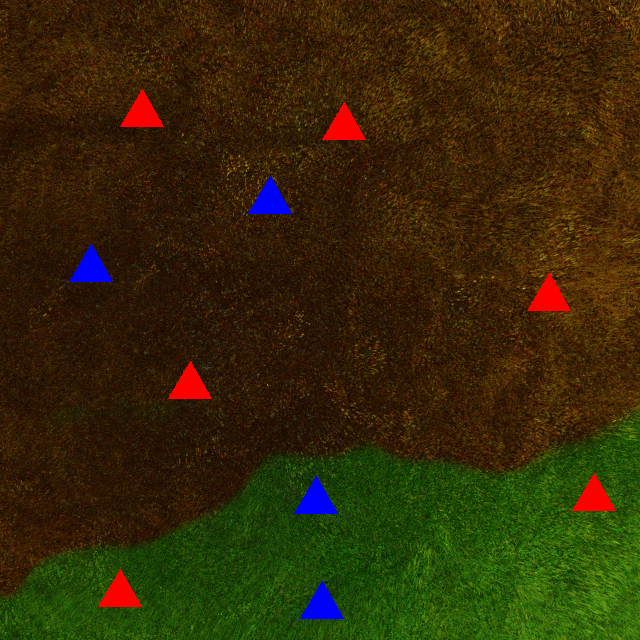
#> input picture uas takimages/uas takimages/1.png, 640 x 640 px, found by its file name; its folder holds only this picture in this run
$ python color_short_greedy.py
#> lines starting #> are read from the running program, lines starting #| are printed output that depends on the picture; after the words box and inside, x2 and y2 are one past the last pixel; in counts of white or black regions, pixels touching at a corner belong together; long printed decimals are rounded
import cv2 as cv
import numpy as np

lowerg = np.array([34, 0, 0])
upperg = np.array([102, 255, 255])

lowerb = np.array([1, 0, 0])
upperb = np.array([34, 255, 255])

lowerbt = np.array([58, 0, 0])
upperbt = np.array([130, 255, 255])

lowerrt = np.array([0, 0, 0])
upperrt = np.array([0, 255, 255])

houses = []
p_list = []
p_r_list = []

def changecolors(img, mask1, mask2):
    imgcopy = img.copy()
    imgcopy[mask1 > 0], imgcopy[mask2 > 0] = (153, 153, 255), (153, 255, 153)
    return imgcopy

def drawTriangles(img, mask1, mask2):
    imgcopy = img.copy()
    imgmasked = cv.bitwise_not(cv.add(mask1, mask2))
    contours, _ = cv.findContours(imgmasked, cv.RETR_EXTERNAL, cv.CHAIN_APPROX_NONE)

    for cnt in contours:
        area = cv.contourArea(cnt)
        peri = cv.arcLength(cnt, True)
        approx = cv.approxPolyDP(cnt, 0.02 * peri, True)
        objCor = len(approx)

        if area > 100 and objCor == 3:
            cv.drawContours(imgcopy, cnt, -1, (0, 0, 0), 3)
            M = cv.moments(cnt)
            if M["m00"] != 0:
                cX = int(M["m10"] / M["m00"])
                cY = int(M["m01"] / M["m00"])
                cv.circle(imgcopy, (cX, cY), 5, (0, 0, 0), -1)
    return imgcopy

def getCentroids(img, mask1, mask2):
    imgmasked = cv.bitwise_not(cv.add(mask1, mask2))
    contours, _ = cv.findContours(imgmasked, cv.RETR_EXTERNAL, cv.CHAIN_APPROX_NONE)
    tlist = []

    for cnt in contours:
        area = cv.contourArea(cnt)
        peri = cv.arcLength(cnt, True)
        approx = cv.approxPolyDP(cnt, 0.02 * peri, True)
        objCor = len(approx)

        if area > 100 and objCor == 3:
            M = cv.moments(cnt)
            if M["m00"] != 0:
                cX = int(M["m10"] / M["m00"])
                cY = int(M["m01"] / M["m00"])
                tlist.append((cX, cY))
    return tlist

def addLabels(img, list_of_points, label):
    imgcopy = img.copy()
    for point in list_of_points:
        cv.putText(imgcopy, label, point, cv.FONT_HERSHEY_COMPLEX, 0.75, (0, 0, 0), 1)
    return imgcopy

def distance(point1, point2):
    return np.sqrt((point1[0] - point2[0])**2 + (point1[1] - point2[1])**2)

def greedy_tsp(points):
    n = len(points)
    visited = [False] * n
    path = [0]
    visited[0] = True

    for _ in range(n - 1):
        last_point = path[-1]
        next_point = None
        min_dist = float('inf')

        for i in range(n):
            if not visited[i]:
                dist = distance(points[last_point], points[i])
                if dist < min_dist:
                    min_dist = dist
                    next_point = i

        path.append(next_point)
        visited[next_point] = True

    path.append(0)

    return path

for i in range(1, 11):
    img_number = str(i)
    path = f"C:\\Users\\HP\\OneDrive\\Desktop\\uas task\\uas takimages\\uas takimages\\{img_number}.png"

    print(path)
    img = cv.imread(path)
#> img is the input picture: shape (640, 640, 3); mean B, G, R 7.3, 41.1, 52.4
    imgHSV = cv.cvtColor(img, cv.COLOR_BGR2HSV)
#> imgHSV: shape (640, 640, 3); mean H, S, V 23.5, 233.2, 64.1

    maskbrown = cv.inRange(imgHSV, lowerb, upperb)
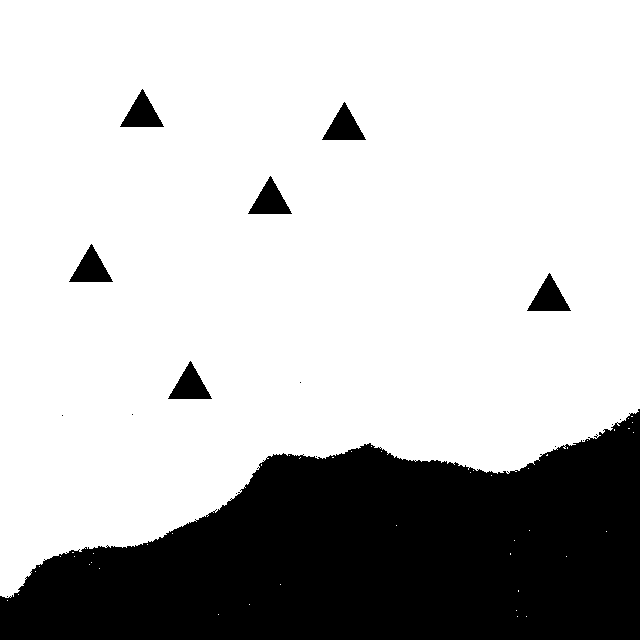
#> maskbrown: shape (640, 640); 75.1% white; 17 black regions (10 under 20 px), largest, box (x1, y1, x2, y2) and area: (0, 409, 640, 640) 96998, (120, 89, 164, 127) 855, (322, 102, 366, 140) 855
    maskgreen = cv.inRange(imgHSV, lowerg, upperg)
#> maskgreen: shape (640, 640); 22.9% white; 14 white regions (13 under 20 px), largest, box (x1, y1, x2, y2) and area: (0, 408, 640, 640) 93782
    maskred = cv.inRange(imgHSV, lowerrt, upperrt)
#> maskred: shape (640, 640); 1.3% white; 7 white regions (1 under 20 px), largest, box (x1, y1, x2, y2) and area: (120, 89, 164, 127) 855, (322, 102, 366, 140) 855, (527, 273, 571, 311) 855, (168, 361, 212, 399) 855, (572, 473, 616, 511) 855, (98, 569, 142, 607) 855
    maskblue = cv.inRange(imgHSV, lowerbt, upperbt)
#> maskblue: shape (640, 640); 0.83% white; 4 white regions, box (x1, y1, x2, y2) and area: (248, 176, 292, 214) 855, (69, 244, 113, 282) 855, (294, 476, 338, 514) 855, (300, 581, 344, 619) 855

    imgcopy = changecolors(img, maskbrown, maskgreen)
    imgcopy = drawTriangles(imgcopy, maskbrown, maskgreen)
#> in drawTriangles, `imgmasked = cv.bitwise_not(cv.add(mask1, mask2))`: imgmasked: shape (640, 640); 2.1% white; 11 white regions (1 under 20 px)
#> in drawTriangles, `contours, _ = cv.findContours(imgmasked, cv.RETR_EXTERNAL, cv.CHAIN_AP..`: contours = 11 contours, 1 with area under 20; largest, box (x1, y1, x2, y2) and area: (300, 581, 344, 619) 796, (98, 569, 142, 607) 796, (294, 476, 338, 514) 796, (572, 473, 616, 511) 796, (168, 361, 212, 399) 796
#> the loop in drawTriangles, `for cnt in contours:` made 11 passes
#> (area, peri, approx, objCor, cX, cY) on passes 1, 2, 3, 4, 6, 7, 8, 9, 10, 11: (795.5, 134.8, [[322, 581], [300, 618], [343, 618]], 3, 321, 605), (795.5, 134.8, [[120, 569], [98, 606], [141, 606]], 3, 119, 593), (795.5, 134.8, [[316, 476], [294, 513], [337, 513]], 3, 315, 500), (795.5, 134.8, [[594, 473], [572, 510], [615, 510]], 3, 593, 497), (795.5, 134.8, [[190, 361], [168, 398], [211, 398]], 3, 189, 385), (795.5, 134.8, [[549, 273], [527, 310], [570, 310]], 3, 548, 297), (795.5, 134.8, [[91, 244], [69, 281], [112, 281]], 3, 90, 268), (795.5, 134.8, [[270, 176], [248, 213], [291, 213]], 3, 269, 200), (795.5, 134.8, [[344, 102], [322, 139], [365, 139]], 3, 343, 126), (795.5, 134.8, [[142, 89], [120, 126], [163, 126]], 3, 141, 113)
#> after the loop in drawTriangles, `for cnt in contours:`: imgcopy: shape (640, 640, 3); mean B, G, R 150, 172, 226.7

    brownred = getCentroids(img, maskbrown, maskred)
#> in getCentroids, `imgmasked = cv.bitwise_not(cv.add(mask1, mask2))`: imgmasked: shape (640, 640); 23.7% white; 12 white regions (9 under 20 px)
#> in getCentroids, `contours, _ = cv.findContours(imgmasked, cv.RETR_EXTERNAL, cv.CHAIN_AP..`: contours = 12 contours, 9 with area under 20; largest, box (x1, y1, x2, y2) and area: (0, 409, 640, 640) 96214, (69, 244, 113, 282) 796, (248, 176, 292, 214) 796
#> the loop in getCentroids, `for cnt in contours:` made 12 passes
#> (area, peri, objCor) on pass 10: (96214.5, 1940, 6)
#> after the loop in getCentroids, `for cnt in contours:`: tlist = [(90, 268), (269, 200)]
#> brownred = [(90, 268), (269, 200)]
    brownblue = getCentroids(img, maskbrown, maskblue)
#> in getCentroids (call 2), `imgmasked = cv.bitwise_not(cv.add(mask1, mask2))`:
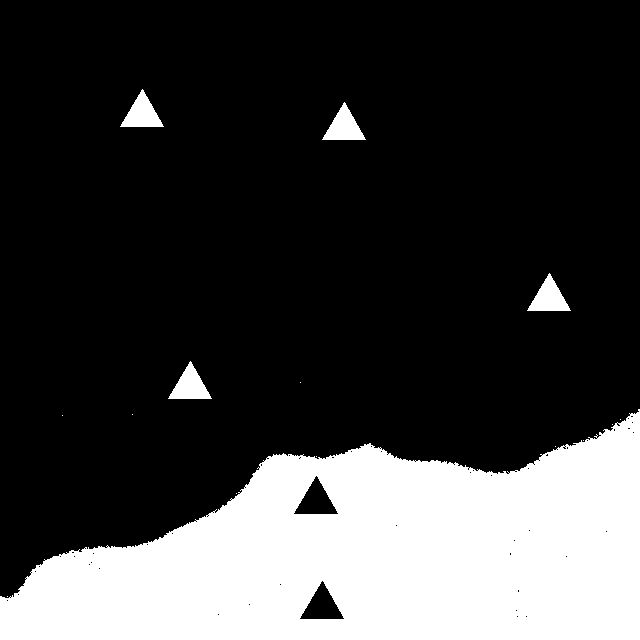
#> imgmasked: shape (640, 640); 24.1% white; 15 white regions (10 under 20 px)
#> in getCentroids (call 2), `contours, _ = cv.findContours(imgmasked, cv.RETR_EXTERNAL, cv.CHAIN_AP..`: contours = 15 contours, 10 with area under 20; largest, box (x1, y1, x2, y2) and area: (0, 409, 640, 640) 96214, (168, 361, 212, 399) 796, (527, 273, 571, 311) 796, (322, 102, 366, 140) 796, (120, 89, 164, 127) 796
#> the loop in getCentroids (call 2), `for cnt in contours:` made 15 passes
#> after the loop in getCentroids (call 2), `for cnt in contours:`: tlist = [(189, 385), (548, 297), (343, 126), (141, 113)]
#> brownblue = [(189, 385), (548, 297), (343, 126), (141, 113)]
    greenred = getCentroids(img, maskgreen, maskred)
#> in getCentroids (call 3), `imgmasked = cv.bitwise_not(cv.add(mask1, mask2))`: imgmasked: shape (640, 640); 75.8% white; 19 black regions (14 under 20 px)
#> in getCentroids (call 3), `contours, _ = cv.findContours(imgmasked, cv.RETR_EXTERNAL, cv.CHAIN_AP..`: contours = 34 contours, 31 with area under 20; largest, box (x1, y1, x2, y2) and area: (0, 0, 640, 598) 311150, (300, 581, 344, 619) 796, (294, 476, 338, 514) 796
#> greenred = [(321, 605), (315, 500)]
    greenblue = getCentroids(img, maskgreen, maskblue)
#> in getCentroids (call 4), `imgmasked = cv.bitwise_not(cv.add(mask1, mask2))`: imgmasked: shape (640, 640); 76.3% white; 16 black regions (13 under 20 px)
#> in getCentroids (call 4), `contours, _ = cv.findContours(imgmasked, cv.RETR_EXTERNAL, cv.CHAIN_AP..`: contours = 34 contours, 31 with area under 20; largest, box (x1, y1, x2, y2) and area: (0, 0, 640, 598) 311150, (98, 569, 142, 607) 796, (572, 473, 616, 511) 796
#> greenblue = [(119, 593), (593, 497)]

    all_points = brownred + brownblue + greenred + greenblue
#> all_points = [(90, 268), (269, 200), (189, 385), (548, 297), (343, 126), (141, 113), (321, 605), (315, 500), (119, 593), (593, 497)]
    tsp_path = greedy_tsp(all_points)
#> in greedy_tsp, `n = len(points)`: n = 10
#> in greedy_tsp, `visited = [False] * n`: visited = [False, False, False, False, False, False, False, False, False, False]
#> after the loop in greedy_tsp, `for _ in range(n - 1):`: path = [0, 2, 7, 6, 8, 1, 4, 5, 3, 9]; visited = [True, True, True, True, True, True, True, True, True, True]
#> tsp_path = [0, 2, 7, 6, 8, 1, 4, 5, 3, 9, 0]

    for i in range(len(tsp_path) - 1):
        cv.line(imgcopy, all_points[tsp_path[i]], all_points[tsp_path[i+1]], (0, 255, 0), 2)
#> this loop made 10 passes
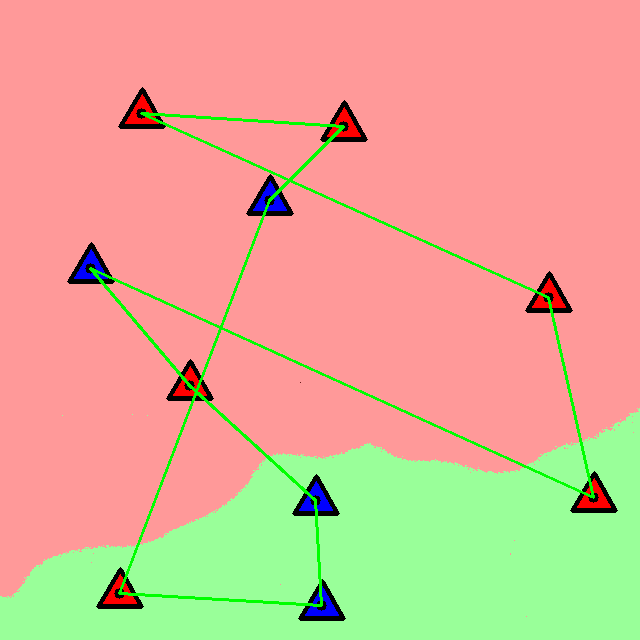
#> imgcopy: shape (640, 640, 3); mean B, G, R 147.6, 173.9, 223.1

    imgcopy = addLabels(imgcopy, brownred, "Brown&Red")
#> the loop in addLabels, `for point in list_of_points:` made 2 passes
#> after the loop in addLabels, `for point in list_of_points:`:
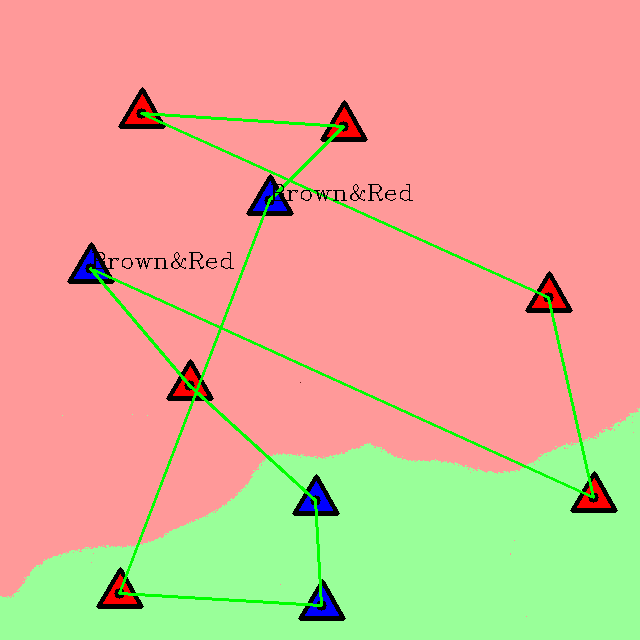
#> imgcopy: shape (640, 640, 3); 0.24% of pixels changed, all inside (x1, y1, x2, y2) = (92, 184, 413, 269)
    imgcopy = addLabels(imgcopy, brownblue, "Brown&Blue")
#> call 2 of addLabels, with label = 'Brown&Blue'
#> the loop in addLabels (call 2), `for point in list_of_points:` made 4 passes
#> after the loop in addLabels (call 2), `for point in list_of_points:`:
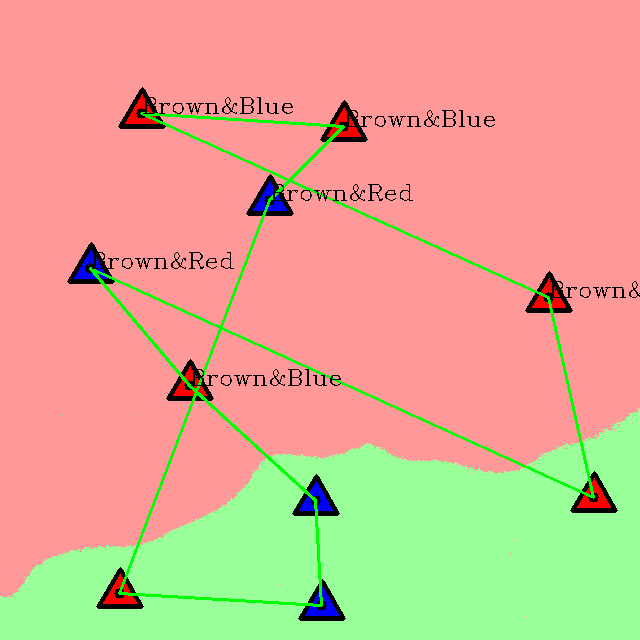
#> imgcopy: shape (640, 640, 3); 0.47% of pixels changed, all inside (x1, y1, x2, y2) = (143, 97, 640, 386)
    imgcopy = addLabels(imgcopy, greenblue, "Green&Blue")
#> call 3 of addLabels, with label = 'Green&Blue'
#> the loop in addLabels (call 3), `for point in list_of_points:` made 2 passes
#> after the loop in addLabels (call 3), `for point in list_of_points:`:
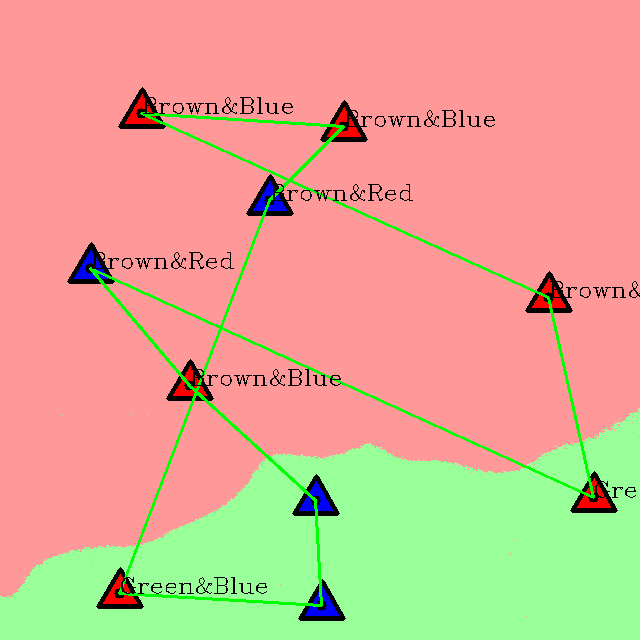
#> imgcopy: shape (640, 640, 3); 0.15% of pixels changed, all inside (x1, y1, x2, y2) = (121, 481, 636, 594)
    imgcopy = addLabels(imgcopy, greenred, "Green&Red")
#> call 4 of addLabels, with label = 'Green&Red'
#> the loop in addLabels (call 4), `for point in list_of_points:` made 2 passes
#> after the loop in addLabels (call 4), `for point in list_of_points:`:
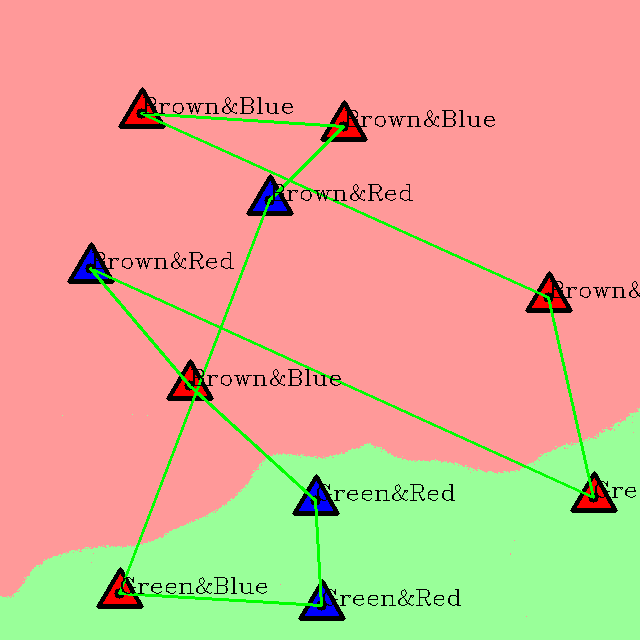
#> imgcopy: shape (640, 640, 3); 0.22% of pixels changed, all inside (x1, y1, x2, y2) = (317, 484, 461, 606)

    num_brown_houses = len(brownblue) + len(brownred)
#> num_brown_houses = 6
    num_green_houses = len(greenblue) + len(greenred)
#> num_green_houses = 4
    houses.append([num_brown_houses, num_green_houses])

    p_b = 2 * len(brownblue) + len(brownred)
#> p_b = 10
    p_g = 2 * len(greenblue) + len(greenred)
#> p_g = 6
    p_list.append([p_b, p_g])

    print(f"Output {i}")
#| Output 9
    print(f"Number of houses on burnt grass = {num_brown_houses}")
#| Number of houses on burnt grass = 6
    print(f"Number of houses on green grass = {num_green_houses}")
#| Number of houses on green grass = 4
    print(f"Priority of burnt patch = {p_b}")
#| Priority of burnt patch = 10
    print(f"Priority of green patch = {p_g}")
#| Priority of green patch = 6
    print(f"Priority ratio = {p_b/p_g}")
#| Priority ratio = 1.667
#> (the run stopped early here; a loop or call above may not have finished)
